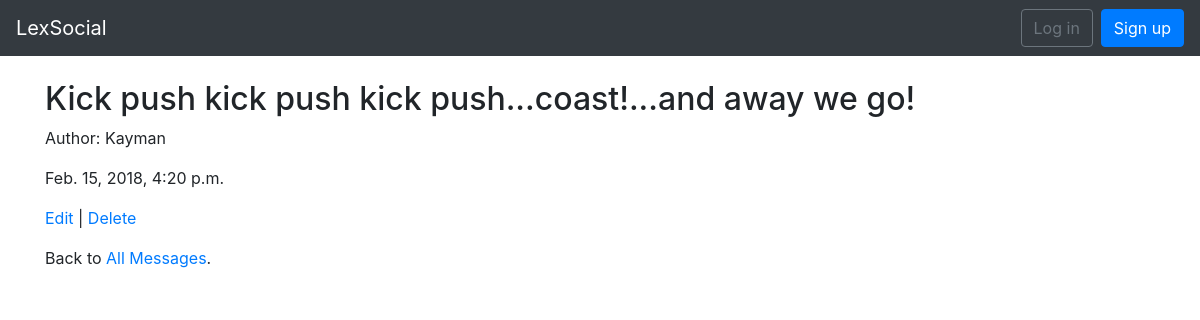
Page /posts/2/ on the committed database.
### posts/models.py (models this page shows, shortened)
class Post(models.Model):
    message = models.CharField(max_length=280)
    date = models.DateTimeField(auto_now_add=True)
    author = models.ForeignKey(
        settings.AUTH_USER_MODEL,
        on_delete=models.CASCADE,
    )

### users/models.py (models this page shows)
class CustomUser(AbstractUser):
    objects = CustomUserManager()

### posts/views.py (the view)
# urls.py: path('<int:pk>/', views.PostDetailView.as_view(), name='post_detail'),
class PostDetailView(DetailView):
    model = models.Post
    template_name = 'post_detail.html'

### templates/post_detail.html (shortened to what this page needs)
<!DOCTYPE html>
<html>
{% extends 'base.html' %}
{% block content %}
 <div class="post-entry">
  <h2>{{ post.message }}</h2>
    <p>Author: {{ post.author }}</p>
    <p>{{ post.date }}</p>
 </div>
  <p><a href="{% url 'post_edit' post.pk %}">Edit</a> | <a href="{% url 'post_delete' post.pk %}">Delete</a></p>
  <p>Back to <a href="{% url 'post_list' %}">All Messages</a>.</p>
{% endblock content %}

### rows in the picture
Post: message "Kick push kick push kick push...coast!...and away we go!", author "Kayman", date "Feb. 15, 2018, 4:20 p.m."
